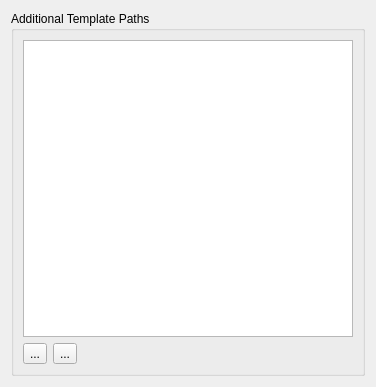
<?xml version="1.0" encoding="UTF-8"?>
<ui version="4.0">
 <class>qdesigner_internal::TemplateOptionsWidget</class>
 <widget class="QWidget" name="qdesigner_internal::TemplateOptionsWidget">
  <property name="windowTitle">
   <string>Form</string>
  </property>
  <property name="geometry">
   <rect>
    <x>0</x>
    <y>0</y>
    <width>376</width>
    <height>387</height>
   </rect>
  </property>
  <layout class="QGridLayout" name="gridLayout">
   <item row="0" column="0">
    <widget class="QGroupBox" name="m_templatePathGroupBox">
     <property name="title">
      <string>Additional Template Paths</string>
     </property>
     <layout class="QGridLayout">
      <item row="0" column="0" colspan="3">
       <widget class="QListWidget" name="m_templatePathListWidget"/>
      </item>
      <item row="1" column="0">
       <widget class="QToolButton" name="m_addTemplatePathButton">
        <property name="text">
         <string>...</string>
        </property>
       </widget>
      </item>
      <item row="1" column="1">
       <widget class="QToolButton" name="m_removeTemplatePathButton">
        <property name="text">
         <string>...</string>
        </property>
       </widget>
      </item>
      <item row="1" column="2">
       <spacer>
        <property name="sizeHint" stdset="0">
         <size>
          <width>40</width>
          <height>20</height>
         </size>
        </property>
        <property name="orientation">
         <enum>Qt::Horizontal</enum>
        </property>
       </spacer>
      </item>
     </layout>
    </widget>
   </item>
  </layout>
 </widget>
 <resources/>
 <connections/>
</ui>
